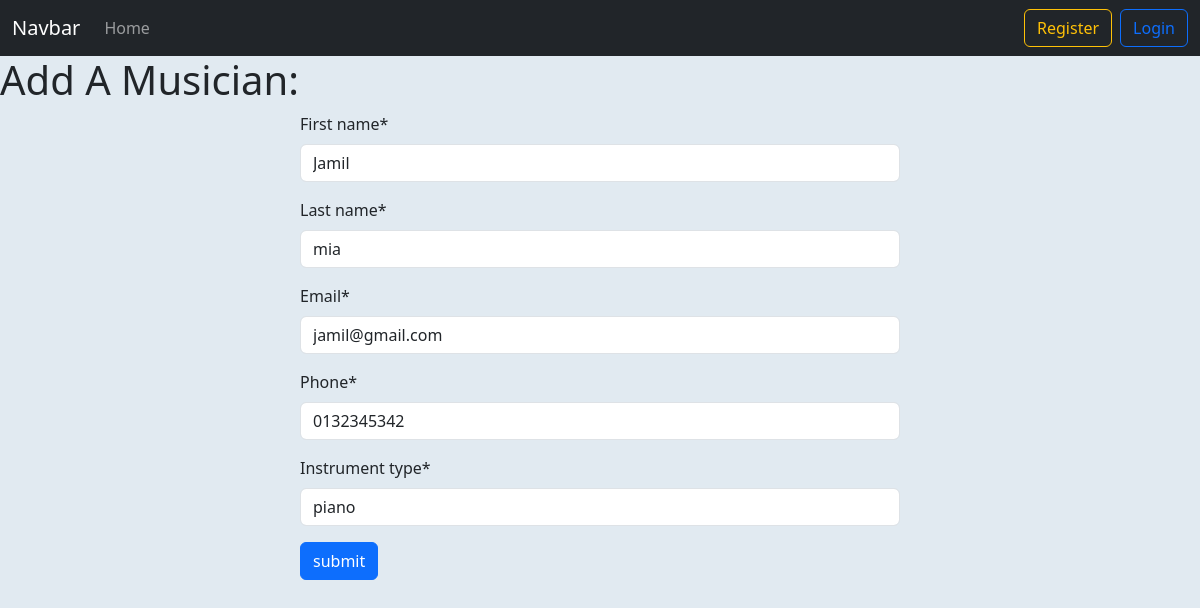
The page /add_musician/edit_musician/2 on the database its author committed.
### Musician/models.py (models this page shows, shortened)
class MusicianModel(models.Model):
    First_name = models.CharField(max_length=50)
    Last_name = models.CharField(max_length=50)
    Email = models.EmailField()
    Phone = models.CharField(max_length=11)
    Instrument_type = models.CharField(max_length=30)

### Musician/views.py (the view)
# urls.py: path('edit_musician/<int:id>', views.EditMusicianView.as_view(),name='edit_musician'),
class EditMusicianView(UpdateView):
    model = MusicianModel
    form_class = MusicianForm
    template_name = 'add_musician.html'
    pk_url_kwarg = 'id'
    success_url = reverse_lazy('homepage')

### Musician/forms.py
class MusicianForm(forms.ModelForm):
    class Meta:
        model = MusicianModel
        fields = '__all__'

### Musician/templates/add_musician.html
{% extends 'base.html' %} {% block content %}{% load crispy_forms_tags %}
<h1>Add A Musician:</h1>
<form method="post" class="w-50 m-auto">
  {% csrf_token %} {{form | crispy }}
  <button class="btn btn-primary" type="submit">submit</button>
</form>
{% endblock %}

### rows shown on the page
MusicianModel: First_name "Jamil", Last_name "mia", Email "jamil@gmail.com", Phone "0132345342", Instrument_type "piano"
